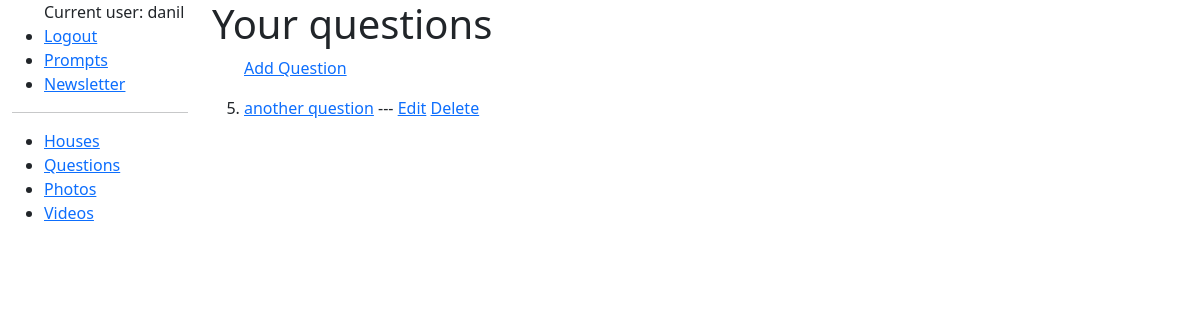
Page /questions/ (signed in) on the committed database.
### bot/models.py (models this page shows, shortened)
class Question(models.Model):
    user = models.ForeignKey(User, on_delete=models.CASCADE)
    question_number = models.PositiveIntegerField(default=0)
    question_text = models.TextField(max_length=200)
    answer_text = models.TextField(max_length=500)
    house = models.ForeignKey(House, on_delete=models.CASCADE)

### bot/views.py (the view)
# urls.py: path('questions/', views.QuestionListView.as_view(), name='questions'),
class QuestionListView(LoginRequiredMixin, generic.ListView):
    model = Question
    def get_queryset(self):
        return Question.objects.filter(user=self.request.user).order_by('question_number')

### bot/templates/bot/question_list.html
{% extends "bot/base_generic.html" %}
{% block content %}
<h1>Your questions</h1>
<ul><a href="{% url 'bot:question-create' %}">Add Question</a></ul>
{% if question_list %}
<ol>
    {% for question in question_list %}
    <li value="{{ question.question_number }}">
        <a href="{% url 'bot:question-detail' question.pk %}">{{ question.question_text }}</a> ---
        <a href="{% url 'bot:question-update' question.pk %}">Edit</a>
        <a href="{% url 'bot:question-delete' question.pk %}">Delete</a>
    </li>
    {% endfor %}
</ol>
{% else %}
<p>There are no added questions.</p>
{% endif %}
{% endblock %}

### bot/templates/bot/base_generic.html (shortened to what this page needs)
<!DOCTYPE html>
<html lang="en">
  <head>
    <link href="https://cdn.jsdelivr.net/npm/bootstrap@5.3.2/dist/css/bootstrap.min.css"
      rel="stylesheet"
>
    <!-- {% load static %}
    <link rel="stylesheet" href="{% static 'catalog/css/styles.css' %}" /> -->
  </head>
  <body>
    <div class="container-fluid">
      <div class="row">
        <div class="col-sm-2">
          {% block sidebar %}
          {% if user.is_authenticated %}
          <ul>
            Current user: {{ user }}
            <li><a href="{% url 'logout' %}">Logout</a></li>
            <li><a href="{% url 'bot:prompts-update' %}">Prompts</a></li>
            <li><a href="{% url 'bot:newsletter' %}">Newsletter</a></li>
          </ul>
          <hr>
          <ul class="sidebar-nav">
              <li><a href="{% url 'bot:houses' %}">Houses</a></li>
              <li><a href="{% url 'bot:questions' %}">Questions</a></li>
              <li><a href="{% url 'bot:photos' %}">Photos</a></li>
              <li><a href="{% url 'bot:videos' %}">Videos</a></li>
            </ul>
          {% endif %}
          {% endblock %}
        </div>
        <div class="col-sm-10 ">
            {% block content %}{% endblock %}
        </div>
      </div>
    </div>
  </body>
</html>

### rows in the picture
Question: {{ question.question_number }} 5 (drawn), question_text "another question"

### other values in the picture
{{ user }} "danil"
